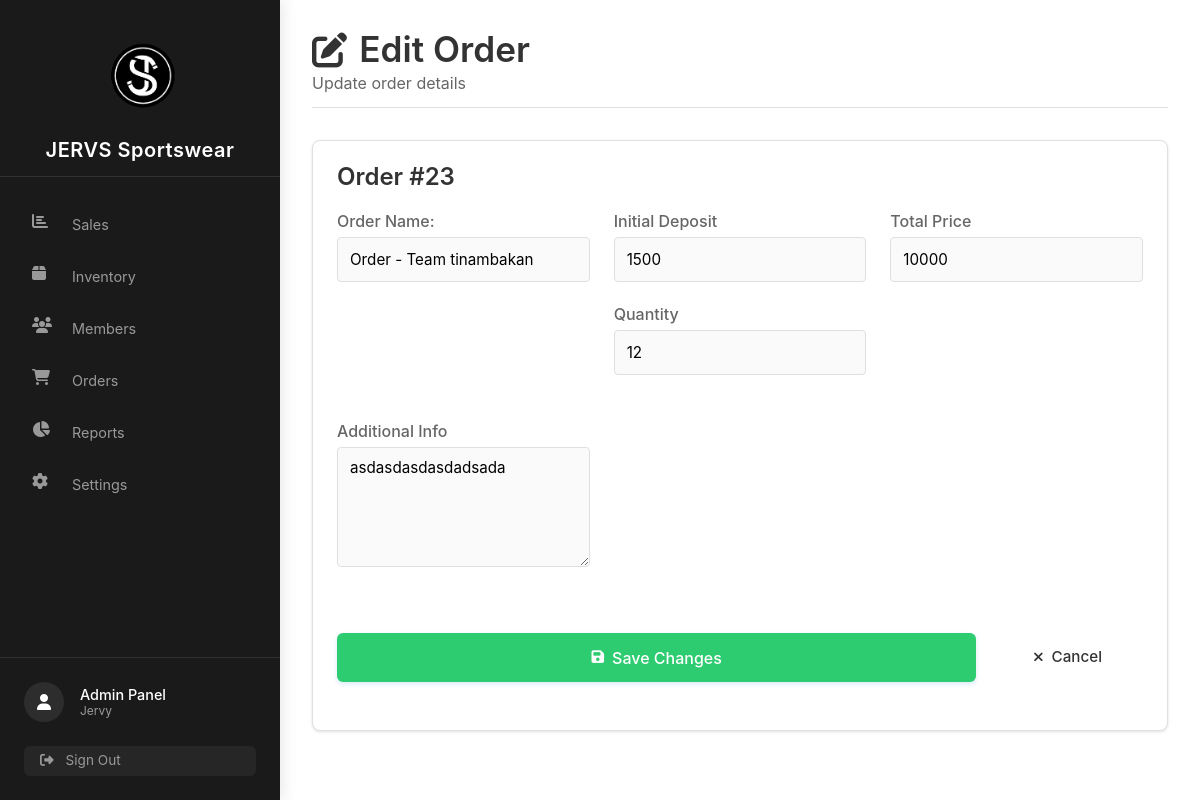
/View/pages/edit.php?id=23 (signed in), run on the app's committed database.
### tables this page shows
CREATE TABLE `orders_tbl` (
  `id` int(11) NOT NULL,
  `item_name` varchar(100) DEFAULT NULL,
  `qty` int(11) NOT NULL,
  `deposit` int(11) NOT NULL,
  `total_price` int(11) NOT NULL,
  `order_details` text NOT NULL,
  `current_phase` enum('start','printing','heatpress','sewing','ready') DEFAULT NULL,
  `last_updated` timestamp NOT NULL DEFAULT current_timestamp() ON UPDATE current_timestamp()
);

### View/pages/edit.php (the view, shortened to what this page needs)
<?php
    include('../../config/database.php');
if(isset($_GET['id'])){
    $id = $_GET['id'];
    $stmt = $conn->prepare('SELECT * FROM orders_tbl WHERE id = ?');
    $stmt->bind_param('i', $id);
    $stmt->execute();
    $result = $stmt->get_result();
    $order = $result->fetch_assoc();
}else{
    echo '<script> alert("No order ID provided");</script>';
    exit;
}
?>
<!DOCTYPE html>
<html lang="en">
<head>
    <link rel="stylesheet" href="https://cdnjs.cloudflare.com/ajax/libs/font-awesome/6.4.0/css/all.min.css">
    <link rel="stylesheet" href="../../View/assets/stylesheet/dashboard.css">
    <link rel="stylesheet" href="../../View/assets/stylesheet/order-management-css/edit.css">
    <link rel="stylesheet" href="../../View/assets/stylesheet/sidebar.css">
</head>
<body>
<?php include('../../View/parts/sidebar.php'); ?>
<div class="main-wrapper">
    <main class="main-content">
        <div class="dashboard-header">
            <div class="header-content">
                <h1 class="dashboard-title"><i class="fas fa-edit"></i> Edit Order</h1>
                <p class="dashboard-subtitle">Update order details</p>
            </div>
        </div>
        <div class="metric-card">
            <div class="chart-header">
                <h2 class="chart-title">Order #<?= htmlspecialchars($order['id']) ?></h2>
            </div>
            <form method="POST" action="">
                <div class="form-group">
                    <label>Order Name:</label>
                    <input type="text" name="item" class="form-control" value="<?= htmlspecialchars($order['item_name']) ?>" required>
                </div>
                <div class="form-row">
                    <div class="form-group">
                        <label>Initial Deposit</label>
                        <input type="number" name="deposit" class="form-control" value="<?= htmlspecialchars($order['deposit']) ?>" required>
                    </div>
                    <div class="form-group">
                        <label>Quantity</label>
                        <input type="number" name="qty" class="form-control" value="<?= htmlspecialchars($order['qty']) ?>" required>
                    </div>
                </div>
                <div class="form-group">
                    <label>Total Price</label>
                    <input type="number" name="tPrice" class="form-control" value="<?= htmlspecialchars($order['total_price']) ?>" required>
                </div>
                <div class="form-group">
                    <label>Additional Info</label>
                    <textarea name="addInfo" class="form-control" rows="3"><?= htmlspecialchars($order['order_details']) ?></textarea>
                </div>
                <div class="form-buttons">
                    <button type="submit" class="btn btn-primary">
                        <i class="fas fa-save"></i> Save Changes
                    </button>
                    <a href="../../View/pages/add-order.php" class="btn btn-secondary">
                        <i class="fas fa-times"></i> Cancel
                    </a>
                </div>
            </form>
        </div>
    </main>
</div>
</body>
</html>

### View/assets/stylesheet/dashboard.css (style rules this page uses)
:root { --primary-black: #1a1a1a; --secondary-black: #2d2d2d; --tertiary-black: #3d3d3d; --primary-white: #ffffff; --secondary-white: #f8f8f8; --tertiary-white: #eaeaea; --accent-color: #555555; --primary: #284cff; --primary-light: #e8f0fe; --success-color: #28a745; --error-color: #dc3545; --warning-color: #FF9800; --info-color: #2196F3; --text-dark: #212529; --text-light: #495057; --text-lighter: #6c757d; --border-color: #e0e0e0; --transition-speed: 0.3s; --border-radius-sm: 4px; --border-radius-md: 8px; --border-radius-lg: 12px; --box-shadow-sm: 0 1px 3px rgba(0,0,0,0.12); --box-shadow-md: 0 4px 6px rgba(0,0,0,0.1); }
* { margin: 0; padding: 0; box-sizing: border-box; }
body { font-family: 'Inter', sans-serif; background-color: var(--secondary-white); color: var(--text-dark); line-height: 1.6; }
.main-wrapper { width: calc(100% - 280px); margin-left: 280px; transition: all var(--transition-speed) ease; }
.main-content { padding: 2rem 3rem; min-height: 100vh; background-color: var(--primary-white); box-shadow: 0 0 20px rgba(0, 0, 0, 0.03); }
.dashboard-header { margin-bottom: 2rem; padding-bottom: 1rem; border-bottom: 1px solid var(--border-color); }
.dashboard-title { font-size: 2.2rem; font-weight: 600; color: var(--text-dark); margin-bottom: 0.5rem; display: flex; align-items: center; gap: 0.75rem; }
.dashboard-subtitle { color: var(--text-light); font-size: 1rem; margin: 0; }
.metric-card, .chart-section, .sales-section { background: var(--primary-white); border-radius: var(--border-radius-md); padding: 1.5rem; box-shadow: var(--box-shadow-sm); transition: transform 0.2s, box-shadow 0.2s; border: 1px solid var(--border-color); }
.chart-header { margin-bottom: 1.5rem; }
.chart-title { font-size: 1.5rem; font-weight: 600; color: var(--text-dark); margin-bottom: 1rem; }
.btn { display: inline-flex; align-items: center; justify-content: center; padding: 0.75rem 1.5rem; font-size: 0.95rem; font-weight: 500; line-height: 1.5; text-align: center; white-space: nowrap; vertical-align: middle; cursor: pointer; user-select: none; border: 1px solid transparent; border-radius: var(--border-radius-sm); transition: all 0.2s ease-in-out; margin-right: 1rem; margin-bottom: 1.5rem; gap: 0.5rem; }
.btn i { font-size: 0.9em; }
.btn-primary { background-color: var(--primary); color: var(--primary-white); box-shadow: 0 2px 5px rgba(52, 152, 219, 0.2); }
.form-group { margin-bottom: 1.5rem; }
.form-group label { display: block; margin-bottom: 0.5rem; font-weight: 500; color: var(--text-light); }
.form-control { width: 100%; padding: 0.75rem; border: 1px solid var(--border-color); border-radius: var(--border-radius-sm); font-family: inherit; font-size: 0.95rem; transition: border-color var(--transition-speed); }
textarea.form-control { min-height: 120px; resize: vertical; }
.form-buttons { display: flex; gap: 1rem; margin-top: 1.5rem; }

### View/assets/stylesheet/order-management-css/edit.css (style rules this page uses)
body { font-family: 'Inter', sans-serif; background-color: #f8f9fa; color: #333; line-height: 1.6; margin: 0; padding: 0; }
.main-content { flex: 1; padding: 2rem 3rem; background-color: #fff; box-shadow: 0 0 20px rgba(0, 0, 0, 0.03); }
h2 { color: #2c3e50; font-size: 1.5rem; margin-bottom: 1.5rem; padding-bottom: 0.75rem; border-bottom: 1px solid #e9ecef; }
form { display: grid; grid-template-columns: repeat(auto-fit, minmax(250px, 1fr)); gap: 1.5rem; }
label { display: block; margin-bottom: 0.5rem; font-weight: 500; color: #34495e; }
input, textarea, select { width: 100%; padding: 0.75rem 1rem; border: 1px solid #ced4da; border-radius: 6px; font-size: 1rem; transition: border-color 0.15s ease-in-out, box-shadow 0.15s ease-in-out; background-color: #fafafa; }
textarea { min-height: 100px; resize: vertical; grid-column: 1 / -1; }
.form-buttons { grid-column: 1 / -1; display: flex; gap: 1rem; margin-top: 1rem; }
.form-buttons button { flex: 1; padding: 0.75rem; font-size: 1rem; font-weight: 500; border: none; border-radius: 6px; cursor: pointer; transition: all 0.2s ease; }
.form-buttons button[type="submit"] { background-color: #2ecc71; color: white; }

### data on the page
orders_tbl: id "23", item "Order - Team tinambakan", deposit "1500", qty "12", tPrice "10000", addInfo "asdasdasdasdadsada"
